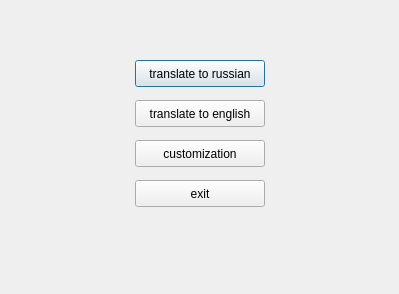
<?xml version="1.0" encoding="UTF-8"?>
<ui version="4.0">
 <class>main</class>
 <widget class="QDialog" name="main">
  <property name="geometry">
   <rect>
    <x>0</x>
    <y>0</y>
    <width>399</width>
    <height>294</height>
   </rect>
  </property>
  <property name="windowTitle">
   <string>Main</string>
  </property>
  <widget class="QPushButton" name="torussian">
   <property name="geometry">
    <rect>
     <x>135</x>
     <y>60</y>
     <width>130</width>
     <height>27</height>
    </rect>
   </property>
   <property name="text">
    <string>translate to russian</string>
   </property>
  </widget>
  <widget class="QPushButton" name="toenglish">
   <property name="geometry">
    <rect>
     <x>135</x>
     <y>100</y>
     <width>130</width>
     <height>27</height>
    </rect>
   </property>
   <property name="text">
    <string>translate to english</string>
   </property>
  </widget>
  <widget class="QPushButton" name="customization">
   <property name="geometry">
    <rect>
     <x>135</x>
     <y>140</y>
     <width>130</width>
     <height>27</height>
    </rect>
   </property>
   <property name="text">
    <string>customization</string>
   </property>
  </widget>
  <widget class="QPushButton" name="toexit">
   <property name="geometry">
    <rect>
     <x>135</x>
     <y>180</y>
     <width>130</width>
     <height>27</height>
    </rect>
   </property>
   <property name="text">
    <string>exit</string>
   </property>
  </widget>
 </widget>
 <resources/>
 <connections/>
</ui>
